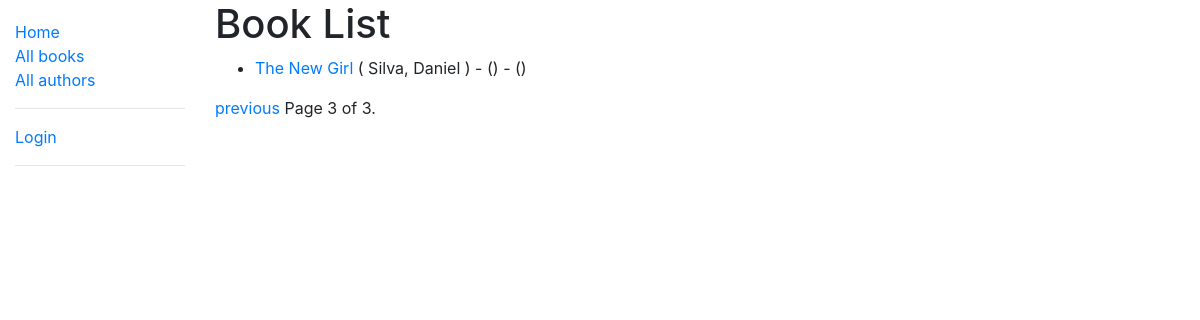
Page /catalog/books/?page=3 on the earlier database version.
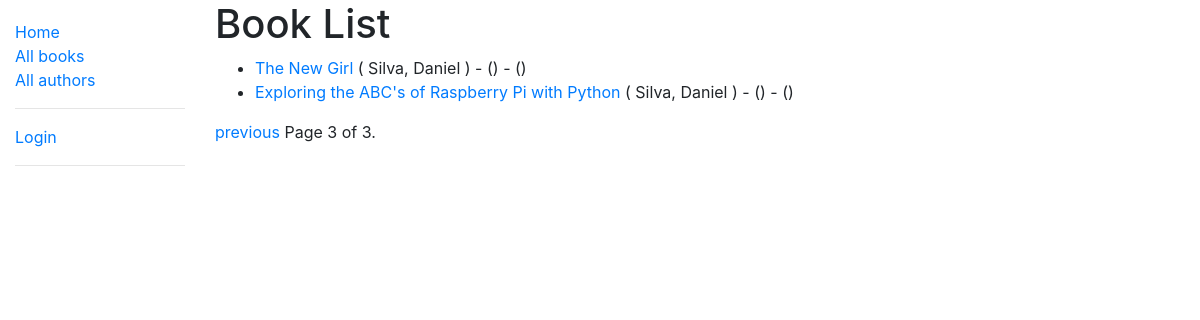
Same page on the later database version.
### catalog/models.py (models this page shows, shortened)
class Book(models.Model):
    title = models.CharField(max_length=200)
    author = models.ForeignKey('Author', on_delete=models.SET_NULL, null=True)
    summary = models.TextField(
        max_length=1000, help_text='Enter a brief description of the book')
    isbn = models.CharField(
        'ISBN', max_length=13, help_text='13 character <a href="https://www.isbn-international.org/content/what-isbn">ISBN number</a>')
    genre = models.ManyToManyField(
        Genre, help_text='Select a genre for this book')
    language = models.ManyToManyField(
        Language, help_text='Select a language for this book')
    def get_absolute_url(self):
        return reverse('book-detail', args=[str(self.id)])
    def display_genre(self):
        """Create a string for the Genre. This is required to display genre in Admin"""
        return ','.join(genre.name for genre in self.genre.all()[:3])
    display_genre.short_description = 'Genre of Book'

class Author(models.Model):
    first_name = models.CharField(max_length=100)
    last_name = models.CharField(max_length=100)
    date_of_birth = models.DateField(null=True, blank=True)
    date_of_death = models.DateField(null=True, blank=True)
    class Meta:
        ordering = ['last_name']
    def __str__(self):
        return f'{self.last_name}, {self.first_name}'

### catalog/views.py (the view)
# urls.py: path('books/', views.BookListView.as_view(), name='books'),
class BookListView(generic.ListView):
    model = Book
    context_object_name = 'book_list'
    template_name = 'the_book_names_list.html'
    paginate_by = 2

### catalog/templates/the_book_names_list.html (shortened to what this page needs)
{% extends "base_generic.html" %} {% block content %}
<h1>Book List</h1>
{% if book_list %}
<ul>
  {% for book in book_list %}
  <li>
    <a href="{{ book.get_absolute_url }}">{{ book.title }}</a> ( {{ book.author }} ) - () - ()
  </li>
  {% endfor %}
</ul>
{% else %}
<p>There are no books in the library.</p>
{% endif %} {% endblock %}

Differences in the rows shown:
added Book: title "Exploring the ABC's of Raspberry Pi with Python", author "Silva, Daniel"
